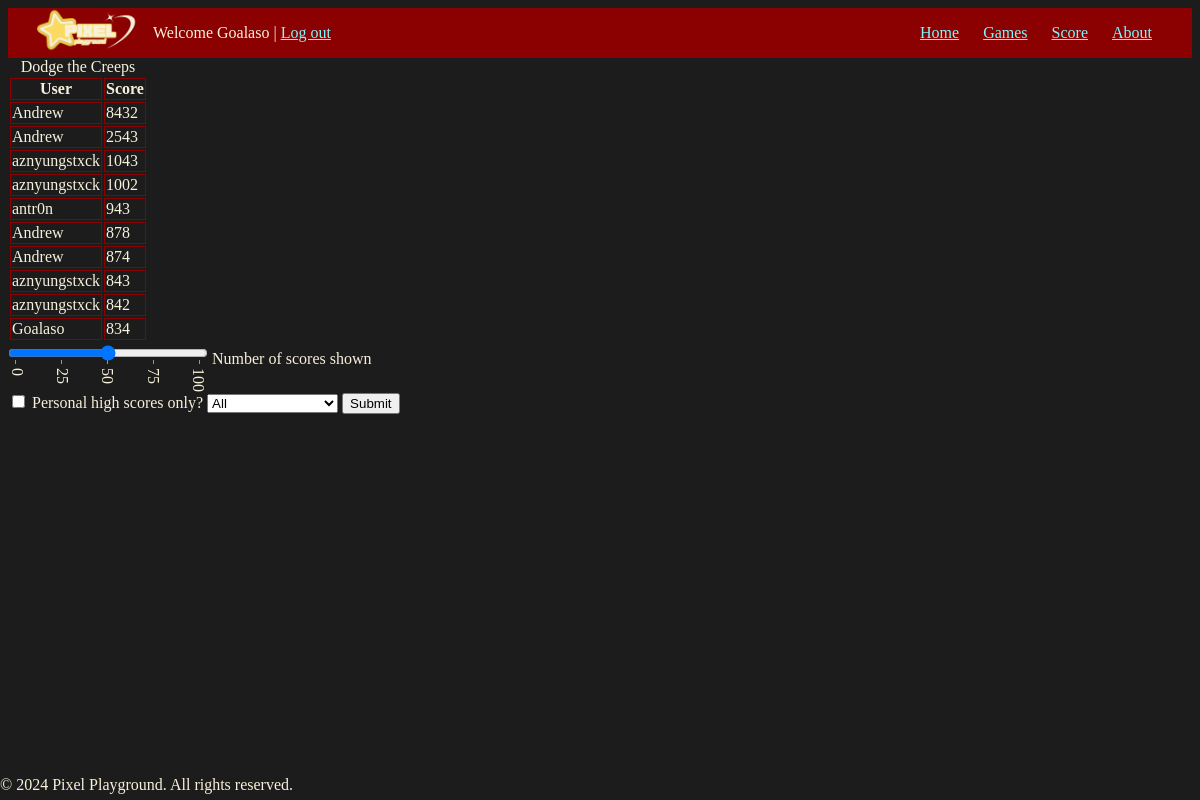
Page /score.php?game=creeps (signed in) on the committed database.
### tables this page shows
CREATE TABLE score
(
    id integer NOT NULL,
    username text NOT NULL,
    game text NOT NULL,
    score integer NOT NULL,
    FOREIGN KEY(id) REFERENCES account(id)
);

### score.php (the view, shortened to what this page needs)
<!DOCTYPE html>
<html lang="en-US">
<head>
    <link rel="stylesheet" href="style.css">
</head>
<body>
    <div class="header-bar">
        <div class="logo">
            <a href="pixelPlayground.php"><img src="assets/images/Pixel4.png" alt="Gaming Website Logo"></a>
        </div class>
        <div class="welcome">
            <?php if (isset($_SESSION['username'])) {
                echo "Welcome " . $_SESSION['username'] . " | <a href='./logout.php'>Log out</a>";
            } ?>
        </div>
        <nav>
            <ul>
                <li><a href="pixelPlayground.php">Home</a></li>
                <li><a href="games.php">Games</a></li>
                <li><a href="score.php">Score</a></li>
                <li><a href="about.php">About</a></li>
            </ul>
        </nav>
    </div>
    <footer>
        <p>&copy; 2024 Pixel Playground. All rights reserved.</p>
    </footer>
</body>
<?php
$database = new SQLite3('./account.db');
if ($_SERVER["REQUEST_METHOD"] == "POST") {
    $id = $_SESSION['id'];
    $username = $_SESSION['username'];
    $json = file_get_contents('php://input');
    $data = json_decode($json, true);
    $game = $data['game'];
    $score = $data['score'];
    try {
        $insert_query = $database->prepare("INSERT INTO score (id, username, game, score) VALUES (:id, :username, :game, :score);");
        $insert_query->bindValue(":id", $id, SQLITE3_INTEGER);
        $insert_query->bindValue(":username", $username, SQLITE3_TEXT);
        $insert_query->bindValue(":game", $game, SQLITE3_TEXT);
        $insert_query->bindValue(":score", $score, SQLITE3_INTEGER);
        $scores = $insert_query->execute();
    } catch (Exception $e) {
        echo "Error: " . $e->getMessage();
    }
} else if ($_SERVER['REQUEST_METHOD'] == 'GET') {
    ?>
        <?php
        $game = 'all';
        $numScores = 10;
        $games = array("snake", "dino", "creeps", "bird", "space");
        $gamenames = array("Snake", "Dino Runner", "Dodge the Creeps", "Flappy Bird", "Space Invaders");
        if (isset($_GET['game'])) {
            $game = $_GET['game'];
        }
        if ($game == 'all') {
            if (isset($_GET['personal'])) {
                if (!isset($_SESSION['username'])) {
                    echo "Please log in to view personal high scores";
                } else {
                    $i = 0;
                    foreach ($games as $game) {
                        $query = "
                            SELECT * FROM score
                            WHERE game = '" . $game . "' AND username = '" . $_SESSION['username'] . "'
                            ORDER BY score DESC
                            LIMIT " . $numScores
                        ;
                        $scores = $database->query($query);
                        echo "
                                <table class='high-score-table'>
                                    <caption>" . $gamenames[$i] . "</caption>
                                    <tr>
                                        <th>User</th>
                                        <th>Score</th>
                                    </tr>
                            ";
                        while ($row = $scores->fetchArray(SQLITE3_ASSOC)) {
                            echo "<tr>";
                            echo "<td>" . $row['username'] . "</td>";
                            echo "<td>" . $row['score'] . "</td>";
                            echo "</tr>";
                        }
                        echo "</table>";
                        $i++;
                    }
                }
            } else {
                $i = 0;
                foreach ($games as $game) {
                    $query = "
                        SELECT * FROM score
                        WHERE game = '" . $game . "'
                        ORDER BY score DESC
                        LIMIT " . $numScores
                    ;
                    $scores = $database->query($query);
                    echo "
                            <table class='high-score-table'>
                                <caption>" . $gamenames[$i] . "</caption>
                                <tr>
                                    <th>User</th>
                                    <th>Score</th>
                                </tr>
                        ";
                    while ($row = $scores->fetchArray(SQLITE3_ASSOC)) {
                        echo "<tr>";
                        echo "<td>" . $row['username'] . "</td>";
                        echo "<td>" . $row['score'] . "</td>";
                        echo "</tr>";
                    }
                    echo "</table>";
                    $i++;
                }
            }
        } else {
            switch ($game) {
                case 'creeps':
                    $gamename = 'Dodge the Creeps';
                    break;
            }
            $query = "
                        SELECT * FROM score
                        WHERE game = '" . $game . "'
                        ORDER BY score DESC
                        LIMIT " . $numScores
            ;
            $scores = $database->query($query);
            echo "
                    <table class='high-score-table'>
                    <caption>" . $gamename . "</caption>
                    <tr>
                    <th>User</th>
                    <th>Score</th>
                    </tr>
                    ";
            while ($row = $scores->fetchArray(SQLITE3_ASSOC)) {
                echo "<tr>";
                echo "<td>" . $row['username'] . "</td>";
                echo "<td>" . $row['score'] . "</td>";
                echo "</tr>";
            }
            echo "</table>";
        }
} else {
    echo "Only GET and POST accepted.";
}
?>
<form action="score.php" method="GET">
            <input type="range" id="numScores" name="numScores" list="values">
            <label for="numScores">Number of scores shown</label>
            <datalist id="values">
                <option value="0" label="0"></option>
                <option value="25" label="25"></option>
                <option value="50" label="50"></option>
                <option value="75" label="75"></option>
                <option value="100" label="100"></option>
            </datalist>
            <input type="checkbox" id="personal" name="personal" value="1">
            <label for="personal">Personal high scores only?</label>
            <select id="game" name="game">
                <option value="all">All</option>
            </select>
            <input type="submit" value="Submit">
        </form>
</html>

### style.css (style rules this page uses)
:root { --background-color: #1c1c1c; --primary-color: #8b0000; --secondary-color: #7df9ff; --accent-color: #591b5c; --tertiary-color: #fbda62; --text-color: #f7f1db; }
body { background-color: var(--background-color); color: var(--text-color); }
a { color: var(--secondary-color); }
.header-bar { height: 50px; background-color: var(--primary-color); display: flex; align-items: center; justify-content: space-between; padding: 0 20px; }
.logo img { max-height: 100%; max-width: 115px; }
nav { flex: 1; text-align: right; }
nav ul { list-style-type: none; margin: 0; padding: 0; margin-right: 20px; }
nav ul li { display: inline-block; margin-left: 20px; }
footer { position: fixed; bottom: 0; left: 0; right: 0; height: 40px; }
.welcome { margin-left: 10px; }
.high-score-table { display: inline; }
.high-score-table th, .high-score-table td { border: 1px solid #8b0000; }
datalist { display: flex; flex-direction: column; justify-content: space-between; writing-mode: vertical-lr; width: 200px; }
option { padding: 0; }
input[type="range"] { width: 200px; margin: 0; }

### rows in the picture
score: username "Andrew", score "8432"
score: username "Andrew", score "2543"
score: username "aznyungstxck", score "1043"
score: username "aznyungstxck", score "1002"
score: username "antr0n", score "943"
score: username "Andrew", score "878"
score: username "Andrew", score "874"
score: username "aznyungstxck", score "843"
score: username "aznyungstxck", score "842"
score: username "Goalaso", score "834"

### other values in the picture
$_SESSION['username'] "Goalaso"
$gamename "Dodge the Creeps"
